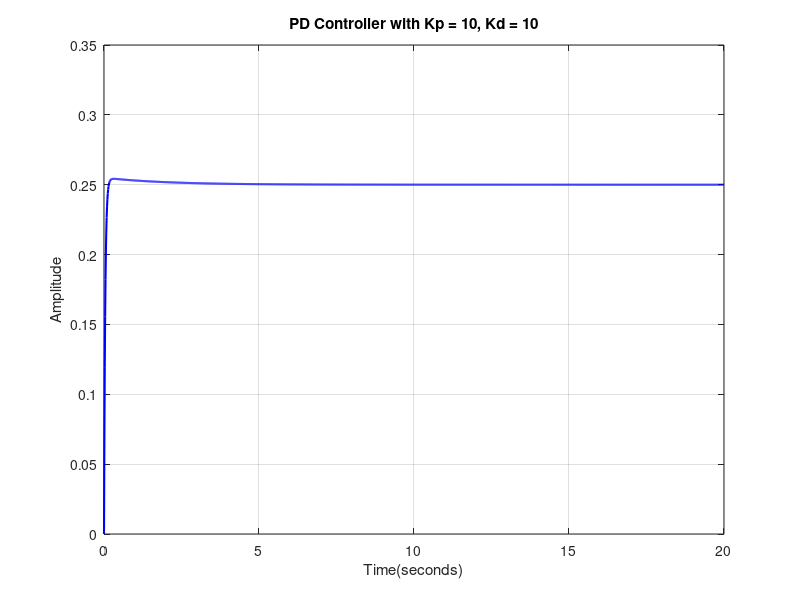

Write the MATLAB code that produced this figure. (Note: this script raises an error after producing the figure.)
m = 0.0027;
R = 0.02;
g = -9.8;
L = 0.342;
d = 0.064123;
J = 4.32e-7;
s = tf('s');
P_ball = -m*g*d/L/(J/R^2+m)/s^2;

% Defining Kp and Kd
Kp = 10;
Kd = 20;
C = pid(Kp,0,Kd);
sys_cl=feedback(C*P_ball,1);

% Plotting Response
[y,t] = step(0.25*sys_cl);
figure;
plot(t,y,'b','LineWidth',1.5);
grid;
title('PD Controller with Kp = 10, Kd = 10');
xlabel('Time(seconds)');
ylabel('Amplitude');
t=0:0.01:5;
info = stepinfo(sys_cl);
fprintf('Maximum overshoot time : %.2f %%\n',info.Overshoot);
fprintf('Settling time : %.4f seconds\n',info.SettlingTime);
